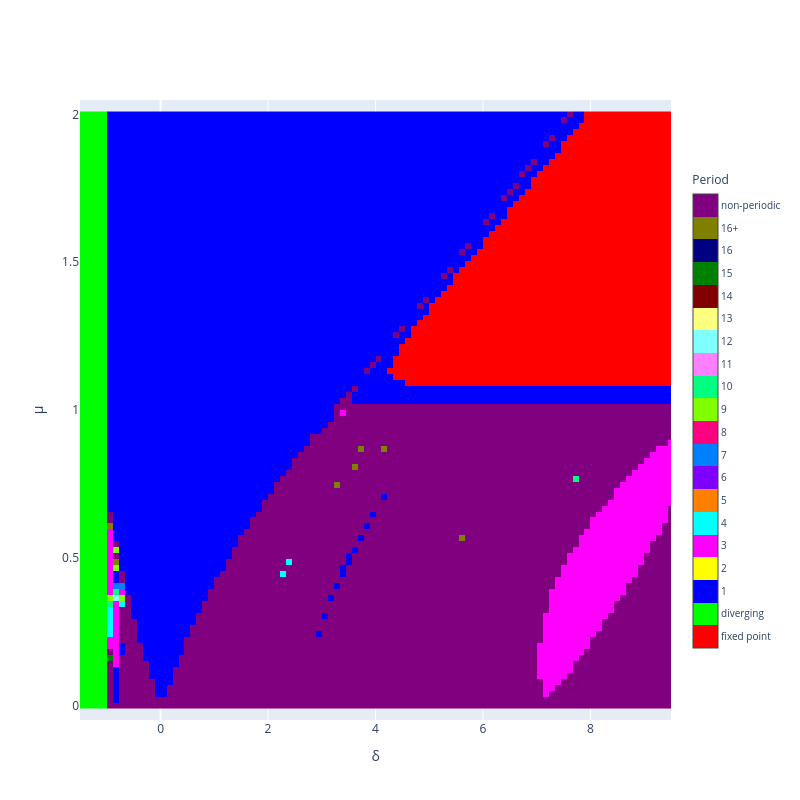

Notebook source saved alongside this figure:
### Code cell
for i, j, period in results:
    period_matrix[i, j] = period

categories = ['fixed point', 'diverging'] + [str(i) for i in range(1, 17)] + ['16+', 'non-periodic']
category_to_index = {cat: idx for idx, cat in enumerate(categories)}
n_cats = len(categories)

index_matrix = np.zeros((n_delta, n_mu), dtype=np.uint8)
hover_text = np.empty((n_delta, n_mu), dtype=object)

for i in range(n_delta):
    for j in range(n_mu):
        p = period_matrix[i, j]
        if p == -1:
            cat = 'fixed point'
        elif p == -2:
            cat = 'diverging'
        elif p == -3:
            cat = 'non-periodic'
        elif 1 <= p <= 16:
            cat = str(p)
        elif p >= 17:
            cat = '16+'
        else:
            cat = 'absent'
        
        index_matrix[i, j] = category_to_index[cat]
        hover_text[i, j] = f"δ: {delta_values[i]:.4f}<br>μ: {mu_values[j]:.4f}<br>Period: {cat}"

colors = [
    '#FF0000', '#00FF00', '#0000FF', '#FFFF00', '#FF00FF',
    '#00FFFF', '#FF8000', '#8000FF', '#0080FF', '#FF0080',
    '#80FF00', '#00FF80', '#FF80FF', '#80FFFF', '#FFFF80',
    '#800000', '#008000', '#000080', '#808000', '#800080',
    '#FFFFFF'
]

custom_colorscale = []
step = 1.0 / n_cats
for i in range(n_cats):
    custom_colorscale.append([i * step, colors[i]])
    custom_colorscale.append([(i+1) * step, colors[i]])

tickvals = [i + 0.5 for i in range(n_cats)]
ticktext = categories.copy()

dx = (delta_values[1] - delta_values[0]) if len(delta_values) > 1 else 1
dy = (mu_values[1] - mu_values[0]) if len(mu_values) > 1 else 1
cell_aspect_ratio = dx / dy

plot_size = 800
height = plot_size
width = plot_size

fig = go.Figure(data=go.Heatmap(
    x=delta_values,
    y=mu_values,
    z=index_matrix.T,
    text=hover_text.T,
    hoverinfo="text",
    colorscale=custom_colorscale,
    colorbar=dict(
        tickvals=tickvals,
        ticktext=ticktext,
        title='Period',
        len=0.8,
        thickness=25,
        tickfont=dict(size=10),
        title_font=dict(size=12),
        outlinewidth=1,
        tickmode='array'
    ),
    zmin=0,
    zmax=n_cats,
    zsmooth=False,
    hoverongaps=False
))

fig.update_layout(
    xaxis_title='δ',
    yaxis_title='μ',
    width=width,
    height=height,
    autosize=False,
    xaxis=dict(range=[min(delta_values), max(delta_values)]),
    yaxis=dict(range=[min(mu_values), max(mu_values)])
)

fig.update_yaxes(
    scaleanchor="x",
    scaleratio=cell_aspect_ratio,
    autorange=True
)

fig.show()

### Figure 1 — Plotly figure (JSON) as saved in the notebook; plotly's stock layout.template omitted (floating-point values rounded to 4 significant figures; data arrays with more than 128 entries replaced by an {"elided": "..."} marker saying what was removed)
{"data": [{"colorbar": {"len": 0.8, "outlinewidth": 1, "thickness": 25, "tickfont": {"size": 10}, "tickmode": "array", "ticktext": ["fixed point", "diverging", "1", "2", "3", "4", "5", "6", "7", "8", "9", "10", "11", "12", "13", "14", "15", "16", "16+", "non-periodic"], "tickvals": [0.5, 1.5, 2.5, 3.5, 4.5, 5.5, 6.5, 7.5, 8.5, 9.5, 10.5, 11.5, 12.5, 13.5, 14.5, 15.5, 16.5, 17.5, 18.5, 19.5], "title": {"font": {"size": 12}, "text": "Period"}}, "colorscale": [[0, "#FF0000"], [0.05, "#FF0000"], [0.05, "#00FF00"], [0.1, "#00FF00"], [0.1, "#0000FF"], [0.15, "#0000FF"], [0.15, "#FFFF00"], [0.2, "#FFFF00"], [0.2, "#FF00FF"], [0.25, "#FF00FF"], [0.25, "#00FFFF"], [0.3, "#00FFFF"], [0.3, "#FF8000"], [0.35, "#FF8000"], [0.35, "#8000FF"], [0.4, "#8000FF"], [0.4, "#0080FF"], [0.45, "#0080FF"], [0.45, "#FF0080"], [0.5, "#FF0080"], [0.5, "#80FF00"], [0.55, "#80FF00"], [0.55, "#00FF80"], [0.6, "#00FF80"], [0.6, "#FF80FF"], [0.65, "#FF80FF"], [0.65, "#80FFFF"], [0.7, "#80FFFF"], [0.7, "#FFFF80"], [0.75, "#FFFF80"], [0.75, "#800000"], [0.8, "#800000"], [0.8, "#008000"], [0.85, "#008000"], [0.85, "#000080"], [0.9, "#000080"], [0.9, "#808000"], [0.95, "#808000"], [0.95, "#800080"], [1, "#800080"]], "hoverinfo": "text", "hoverongaps": false, "text": {"elided": "100x100 str values"}, "type": "heatmap", "x": [-1.5, -1.389, -1.278, -1.167, -1.056, -0.9444, -0.8333, -0.7222, -0.6111, -0.5, -0.3889, -0.2778, -0.1667, -0.05556, 0.05556, 0.1667, 0.2778, 0.3889, 0.5, 0.6111, 0.7222, 0.8333, 0.9444, 1.056, 1.167, 1.278, 1.389, 1.5, 1.611, 1.722, 1.833, 1.944, 2.056, 2.167, 2.278, 2.389, 2.5, 2.611, 2.722, 2.833, 2.944, 3.056, 3.167, 3.278, 3.389, 3.5, 3.611, 3.722, 3.833, 3.944, 4.056, 4.167, 4.278, 4.389, 4.5, 4.611, 4.722, 4.833, 4.944, 5.056, 5.167, 5.278, 5.389, 5.5, 5.611, 5.722, 5.833, 5.944, 6.056, 6.167, 6.278, 6.389, 6.5, 6.611, 6.722, 6.833, 6.944, 7.056, 7.167, 7.278, 7.389, 7.5, 7.611, 7.722, 7.833, 7.944, 8.056, 8.167, 8.278, 8.389, 8.5, 8.611, 8.722, 8.833, 8.944, 9.056, 9.167, 9.278, 9.389, 9.5], "y": [0.0, 0.0202, 0.0404, 0.06061, 0.08081, 0.101, 0.1212, 0.1414, 0.1616, 0.1818, 0.202, 0.2222, 0.2424, 0.2626, 0.2828, 0.303, 0.3232, 0.3434, 0.3636, 0.3838, 0.404, 0.4242, 0.4444, 0.4646, 0.4848, 0.5051, 0.5253, 0.5455, 0.5657, 0.5859, 0.6061, 0.6263, 0.6465, 0.6667, 0.6869, 0.7071, 0.7273, 0.7475, 0.7677, 0.7879, 0.8081, 0.8283, 0.8485, 0.8687, 0.8889, 0.9091, 0.9293, 0.9495, 0.9697, 0.9899, 1.01, 1.03, 1.051, 1.071, 1.091, 1.111, 1.131, 1.152, 1.172, 1.192, 1.212, 1.232, 1.253, 1.273, 1.293, 1.313, 1.333, 1.354, 1.374, 1.394, 1.414, 1.434, 1.455, 1.475, 1.495, 1.515, 1.535, 1.556, 1.576, 1.596, 1.616, 1.636, 1.657, 1.677, 1.697, 1.717, 1.737, 1.758, 1.778, 1.798, 1.818, 1.838, 1.859, 1.879, 1.899, 1.919, 1.939, 1.96, 1.98, 2.0], "z": {"elided": "100x100 int values"}, "zmax": 20, "zmin": 0, "zsmooth": false}], "layout": {"autosize": false, "height": 800, "width": 800, "xaxis": {"range": [-1.5, 9.5], "title": {"text": "δ"}}, "yaxis": {"autorange": true, "range": [0, 2], "scaleanchor": "x", "scaleratio": 5.5, "title": {"text": "μ"}}}}
